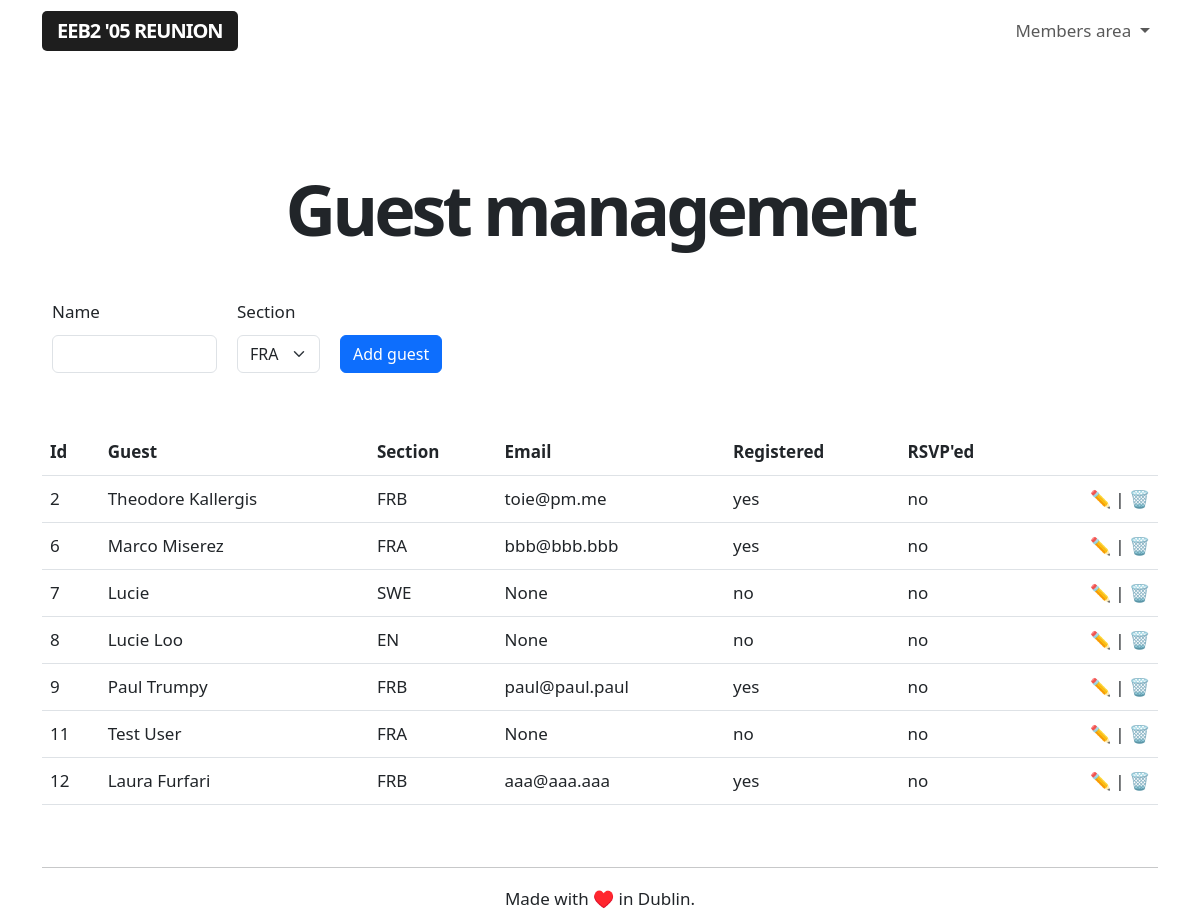
The app's page /admin/guests (signed in), older data.
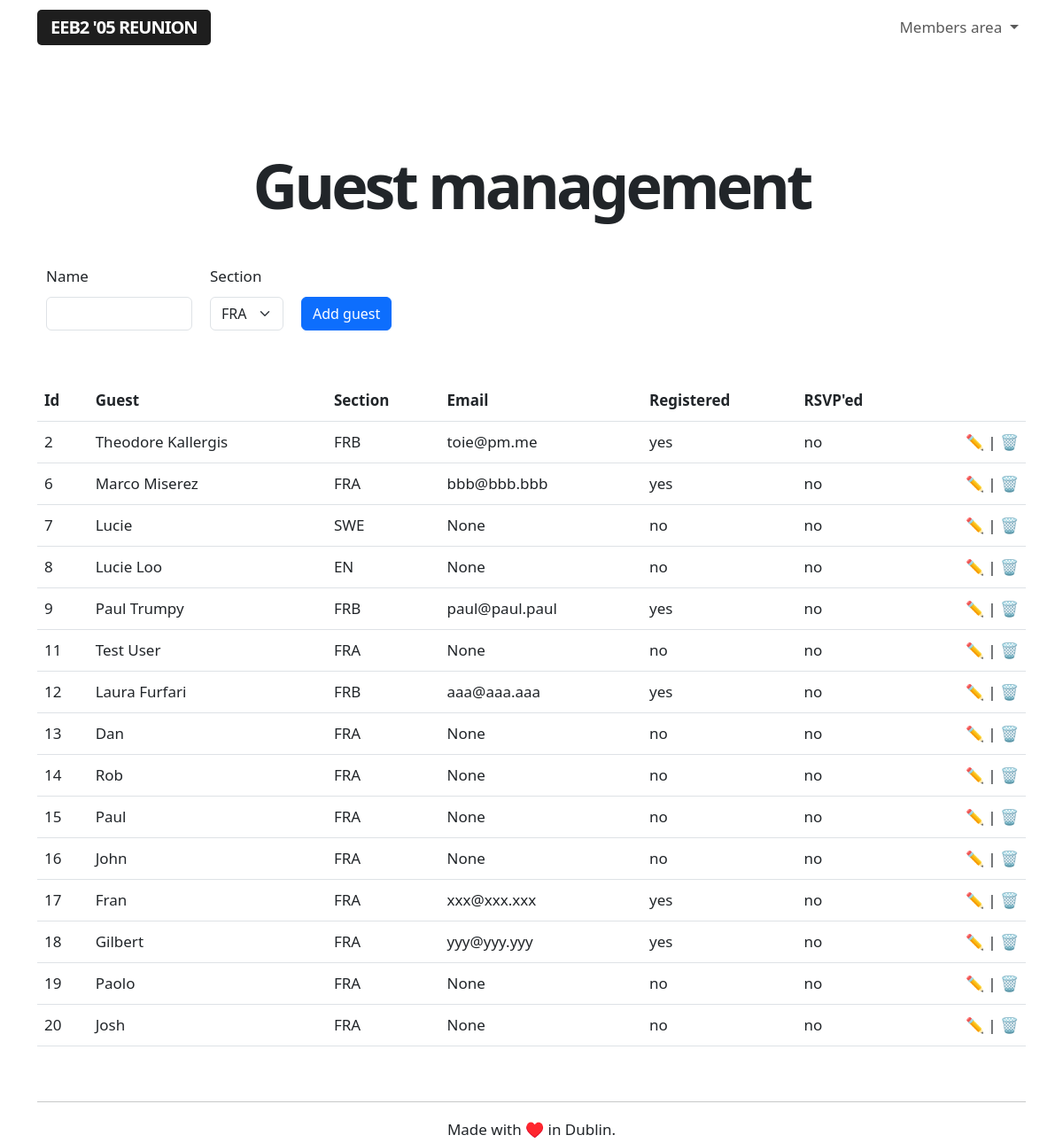
The same page, newer data.
### app/models.py (models this page shows, shortened)
class Section(db.Model):
    id = db.Column(db.Integer, primary_key=True)
    section = db.Column(db.String(64), index=True, unique=True)
    def __repr__(self):
        return '{}'.format(self.section)

class Guest(db.Model):
    id = db.Column(db.Integer, primary_key=True)
    name = db.Column(db.String(64), index=True, unique=False)
    section = db.Column(db.String(64), index=True, unique=False)
    email = db.Column(db.String(120), index=True, unique=True)
    registered = db.Column(db.String(120), index=True, unique=False)
    rsvp = db.Column(db.String(64), index=True, unique=False)

### app/routes.py (the view, shortened to what this page needs)
@app.route('/admin/guests', methods=['GET', 'POST'])
@login_required
def adminguestmanagement():
    if current_user.role == 'admin':
        guests = Guest.query.order_by(Guest.id.asc())
        form = AddGuestForm()
    else:
        flash('This is a restricted area.')
        return redirect(url_for('index'))
    return render_template("guest_management.html", title='Guest list management', guests=guests, form=form)

### app/forms.py
class AddGuestForm(FlaskForm):
    guestname = StringField('Name', validators=[DataRequired()])
    section = SelectField(u'Section', choices = [], validators = [DataRequired()])
    submit = SubmitField('Add guest')
    def __init__(self):
        super(AddGuestForm, self).__init__()
        self.section.choices = Section.query.all()

### app/models.py (called while the page is built)
@login.user_loader
def load_user(id):
    return User.query.get(int(id))

### app/templates/guest_management.html (shortened to what this page needs)
{% extends "base.html" %}
{% block content %}
<div class="title">
    <h1>Guest management</h1>
</div>
<br>
<br>
<form action="" method="post" novalidate>
    <table >
    <tbody>
        <tr>
            <td class="guesttable">
                <p>
                    {{ form.guestname.label (class_='form-label')}} <br>
                    {{ form.guestname(size=10, class_='form-control')}}
                </p>
            </td>
            <td class="guesttable">
                <p>
                    {{ form.section.label (class_='form-label')}} <br>
                    {{ form.section(class_='form-select')}}
                </p>
            </td>
            <td class="guesttable">
                <p>{{ form.submit(class_='btn btn-primary') }}</p>
            </td>
        </tr>
    </tbody>
</table>
<br>
</form>
<table class="table">
    <tr>
        <th>Id</th>
        <th>Guest</th>
        <th>Section</th>
        <th>Email</th>
        <th>Registered</th>
        <th>RSVP'ed</th>
        <th></th>
    </tr>
{% for guest in guests %}
    {% include '_guests.html' %}
{% endfor %}
</table>
{% endblock %}

### app/templates/base.html (shortened to what this page needs)
<!doctype html>
<html lang="en">
<head>
    <link rel="stylesheet" href="{{url_for('.static', filename='styles.css')}}">
    <link href="https://cdn.jsdelivr.net/npm/bootstrap@5.3.0-alpha1/dist/css/bootstrap.min.css" rel="stylesheet">
    <link href="https://getbootstrap.com/docs/5.3/assets/css/docs.css" rel="stylesheet">
</head>
<body class="bd-example">
    <nav class="navbar navbar-expand-lg nav-container" data-bs-theme="light">
        <div class="container navigation-container">
            <a class="navbar-brand" href="/index">EEB2 '05 Reunion</a>
            <div class="login-buttons">
                <ul class="navbar-nav">
                    {% if current_user.is_anonymous %}
                    <li class="buttons-header">
                        <a class="btn btn-outline-primary login-button" href="/login" role="button">Login</a>
                        <a class="btn btn-primary" href="/register" role="button">Sign up</a>
                    </li>
                    {% else %}
                    <li class="nav-item dropdown">
                        <a class="nav-link dropdown-toggle" href="#" role="button" data-bs-toggle="dropdown" aria-expanded="false">
                            Members area
                        </a>
                    </li>
                    {% endif %}
                </ul>
            </div>
        </div>
    </nav>
<br>
<div class="container">
    <div class="full-height">
        {% block content %}{% endblock %}
    </div>
</div>
<div class="container text-center">
    <br>
    <hr>
    Made with ♥️ in Dublin.
    </div>
</body>
</html>

### app/templates/_guests.html
<tr>
    <td>{{ guest.id }}</td>
    <td>{{ guest.name }}</td>
    <td>{{ guest.section }}</td>
    <td>{{ guest.email }}</td>
    <td>{{ guest.registered }}</td>
    <td>{{ guest.rsvp }}</td>
    <td class="aligniconsright"><a class="nolinkdecoration" href="#">✏️</a> | <a class="nolinkdecoration" href="{{ url_for('delete_guest', guestid=guest.id) }}">🗑️</td>
</tr>

### app/static/styles.css (style rules this page uses)
body { font-size: 17px !important; line-height: 30px !important; }
h1 { font-size: 70px !important; letter-spacing: -4px; text-align: center; font-weight: 800 !important; line-height: 75px !important; }
.aligniconsright { text-align: right; }
.full-height { min-height: 75vh; }
.nav-container { margin-bottom: 40px; }
.navbar-brand { background-color: #1e1e1e; color: #fff !important; padding: 6px 15px; border-radius: 5px; text-transform: uppercase; font-weight: 600; letter-spacing: -1px; }
.title h1 { margin-bottom: -20px !important; margin-top: 40px; }
.nolinkdecoration { text-decoration: none; }
.guesttable { vertical-align: bottom; padding: 10px; }

Row changes from the older to the newer data that the page shows:
added Guest: id "13", name "Dan", section "FRA", email "None", registered "no", rsvp "no"
added Guest: id "14", name "Rob", section "FRA", email "None", registered "no", rsvp "no"
added Guest: id "15", name "Paul", section "FRA", email "None", registered "no", rsvp "no"
added Guest: id "16", name "John", section "FRA", email "None", registered "no", rsvp "no"
added Guest: id "17", name "Fran", section "FRA", email "xxx@xxx.xxx", registered "yes", rsvp "no"
added Guest: id "18", name "Gilbert", section "FRA", email "yyy@yyy.yyy", registered "yes", rsvp "no"
added Guest: id "19", name "Paolo", section "FRA", email "None", registered "no", rsvp "no"
added Guest: id "20", name "Josh", section "FRA", email "None", registered "no", rsvp "no"
